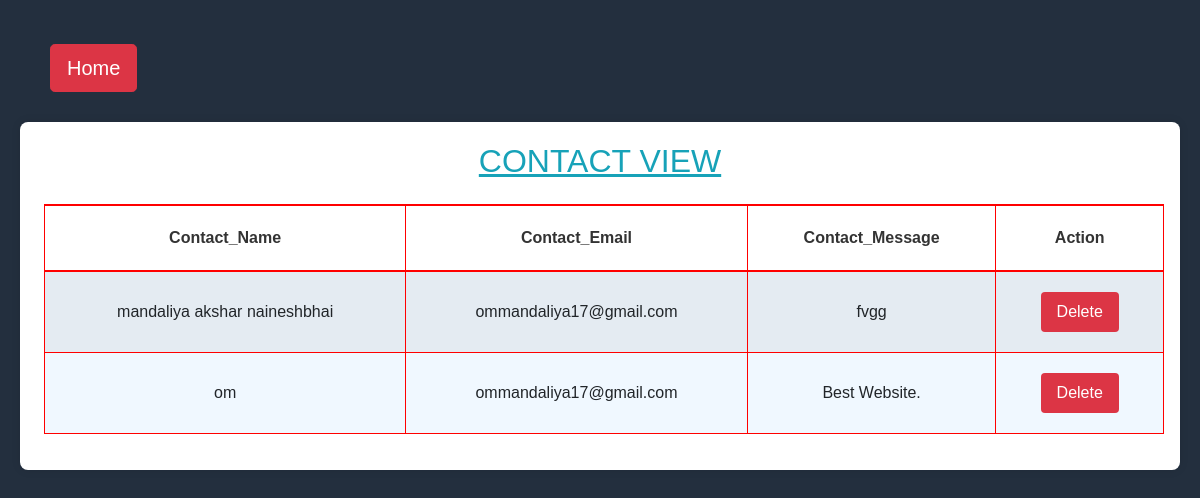
The app's page /Contact_View.php (signed in) with its own data.
### tables this page shows
CREATE TABLE `contact` (
  `contact_name` varchar(50) NOT NULL,
  `contact_email` varchar(50) NOT NULL,
  `contact_message` varchar(50) NOT NULL
);

### Contact_View.php (the view, shortened to what this page needs)
<?php
include ("connection.php");
$sql = "SELECT * FROM contact";
$result = $conn->query($sql);
?>
<!DOCTYPE html>
<html lang="en">
<head>
    <link rel="stylesheet" href="css/bootstrap.min.css" type="text/css">
</head>
<body>
    <a href="add.php" class="btn btn-danger mt-4 btn-lg" style="margin-left : 30px;">Home</a>
    <div class="container table-container table-responsive" style="margin-top: 30px;">
    <table class="table table-bordered mt-4 table-hover table-striped" style="margin-left: 4px;">
    <h2 class="text-center text-info"><u>CONTACT VIEW</u></h2>
            <thead>
                <tr>
                    <th>Contact_Name</th>
                    <th>Contact_Email</th>
                    <th>Contact_Message</th>
                    <th>Action</th>
                </tr>
            </thead>
            <tbody>
                <?php
                if ($result->num_rows > 0) {
                    while ($row = $result->fetch_assoc()) {
                        echo "<tr>
                                <td>" . $row["contact_name"] . "</td>
                                <td>" . $row["contact_email"] . "</td>
                                <td>" . $row["contact_message"] . "</td>
                                <td>
                                <form action='Contact_View.php' method='POST' style='display:inline-block;'>
                                <input type='hidden' name='cn' value='" . $row['contact_name'] . "'>
                                <input type='submit' value='Delete' class='btn btn-danger'>
                                </form>
                                </td>
                                </tr>";
                    }
                } else {
                    echo "<tr><td colspan='4'>No Contact Found</td></tr>";
                }
                ?>
            </tbody>
        </table>
    </div>
</body>
</html>

### Contact_View.php (style rules this page uses)
body { background-color: #232f3e; color: #333; margin: 0; padding: 20px; font-family: Arial, sans-serif; }
.table-container { padding: 20px; background-color: white; margin: 20px auto; border-radius: 8px; box-shadow: 0 0 10px rgba(0, 0, 0, 0.1); max-width: 1200px; }
.table { width: 100%; margin-bottom: 1rem; color: #212529; background-color: aliceblue; border-collapse: collapse; }
.table th, .table td { padding: 1rem; vertical-align: middle; border: 1px solid red; text-align: center; padding: 20px; }
.table thead th { vertical-align: bottom; border-bottom: 2px solid red; border-top: 2px solid red; background-color: white; color: #333; }
.table tbody tr { transition: background-color 0.3s; }
.table tbody tr td:last-child form input[type="submit"] { background-color: #dc3545; border: none; color: white; padding: 0.5rem 1rem; border-radius: 4px; cursor: pointer; transition: background-color 0.3s; }
.table tbody tr td { border: 1px solid red; }

### records on screen
contact: contact_name "mandaliya akshar naineshbhai", contact_email "ommandaliya17@gmail.com", contact_message "fvgg"
contact: contact_name "om", contact_email "ommandaliya17@gmail.com", contact_message "Best Website."
